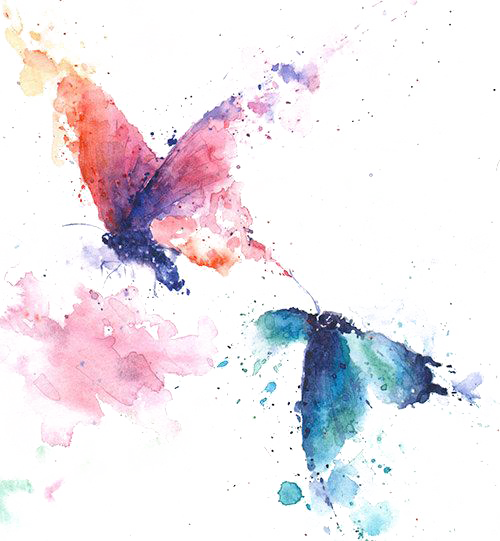
#> input picture PillowImageProcessing/origin.png, 500 x 541 px
$ python PillowAlphaComposite.py
#> lines starting #> are read from the running program, lines starting #| are printed output that depends on the picture
from PIL import Image

# The second image. Must have the same mode and size as the first image.

im1 = Image.new("RGBA",(500,541),"yellow")
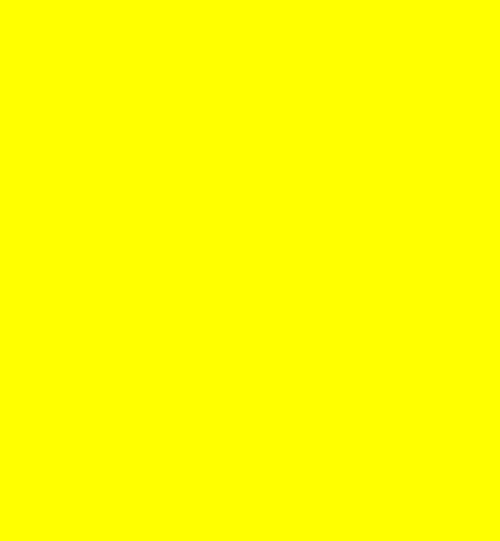
#> im1: PIL image 500x541 RGBA; mean R, G, B, A 255, 255, 0, 255
im2 = Image.open("origin.png")
#> im2 is the input picture: PIL image 500x541 RGBA; mean R, G, B, A 236.5, 231, 236.4, 76.5

im = Image.alpha_composite(im1,im2)
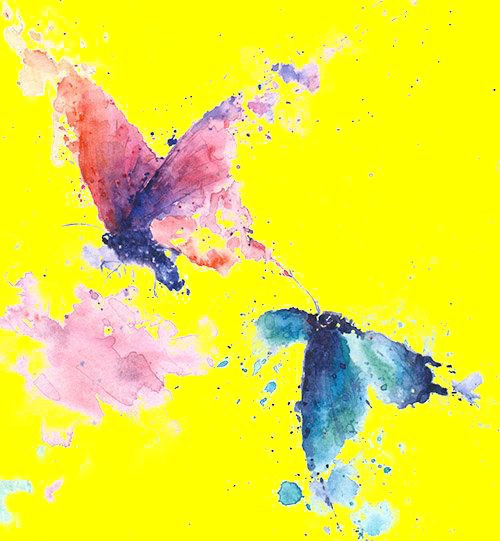
#> im: PIL image 500x541 RGBA; mean R, G, B, A 237.7, 232.2, 59, 255

im.show()
